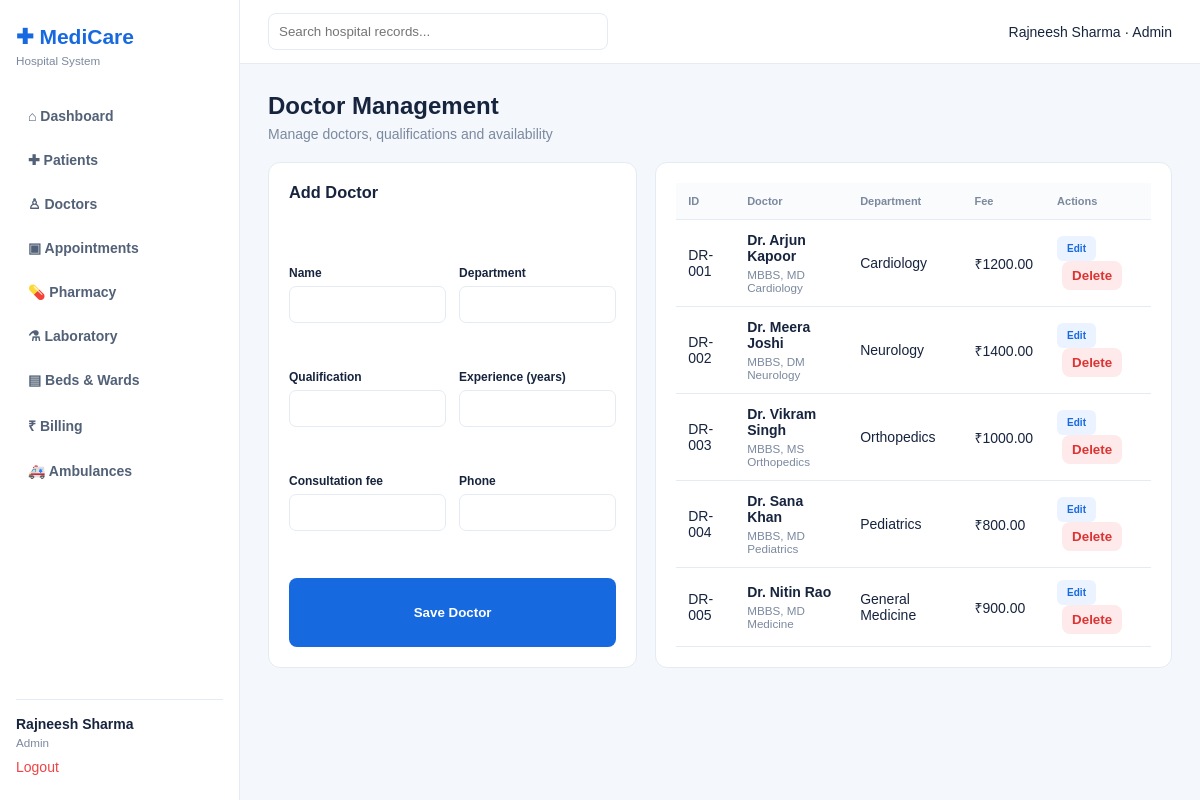
/doctors (signed in), run on the app's committed database.
### app.py (models this page shows)
class Doctor(db.Model):
    __tablename__='doctors'; id=db.Column(db.Integer,primary_key=True); doctor_code=db.Column(db.String(20),unique=True); name=db.Column(db.String(100),nullable=False); department=db.Column(db.String(80)); qualification=db.Column(db.String(120)); experience=db.Column(db.Integer,default=0); fee=db.Column(db.Numeric(10,2),default=0); phone=db.Column(db.String(20)); available=db.Column(db.Boolean,default=True)

### app.py (the view, shortened to what this page needs)
@app.route('/doctors', methods=['GET','POST'])
@login_required
def doctors():
    return render_template('doctors.html',records=Doctor.query.all())

### app.py (called while the page is built)
def login_required(fn):
    @wraps(fn)
    def wrapper(*args, **kwargs):
        if not session.get('user_id'): return redirect(url_for('login'))
        return fn(*args, **kwargs)
    return wrapper

### templates/doctors.html
{% extends 'base.html' %}{% block content %}<div class="title"><div><h1>Doctor Management</h1><p>Manage doctors, qualifications and availability</p></div></div><div class="split"><form method="post" class="panel form"><h3>Add Doctor</h3><label>Name<input name="name" required></label><label>Department<input name="department" required></label><label>Qualification<input name="qualification"></label><label>Experience (years)<input type="number" name="experience"></label><label>Consultation fee<input type="number" name="fee"></label><label>Phone<input name="phone"></label><button class="wide">Save Doctor</button></form><div class="panel"><table><tr><th>ID</th><th>Doctor</th><th>Department</th><th>Fee</th><th>Actions</th></tr>{% for x in records %}<tr><td>{{x.doctor_code}}</td><td><b>{{x.name}}</b><small>{{x.qualification}}</small></td><td>{{x.department}}</td><td>₹{{x.fee}}</td><td><a class="edit-btn" href="{{url_for('edit_record',entity='doctor',record_id=x.id)}}">Edit</a><form class="delete-form" method="post" action="{{url_for('delete_record',entity='doctor',record_id=x.id)}}" onsubmit="return confirm('Delete this doctor?')"><button>Delete</button></form></td></tr>{% else %}<tr><td colspan="4">No doctors added.</td></tr>{% endfor %}</table></div></div>{% endblock %}

### static/style.css (style rules this page uses)
:root { --blue:#1769e0;--ink:#17243e;--muted:#7b899f;--line:#e5ebf3;--bg:#f4f7fb }
* { box-sizing:border-box }
body { margin:0;font:14px Arial;color:var(--ink);background:var(--bg) }
.title { display:flex;align-items:end;justify-content:space-between;margin-bottom:20px }
.title h1 { margin:0 0 6px;font-size:24px }
.title p { margin:0;color:var(--muted) }
.btn,button { background:var(--blue);color:#fff;border:0;border-radius:8px;padding:10px 15px;text-decoration:none;font-weight:bold }
.cards article,.panel { background:#fff;border:1px solid var(--line);border-radius:12px;padding:20px }
.panel { margin-top:18px;overflow:auto }
.panel h3 { margin-top:0 }
table { width:100%;border-collapse:collapse }
th,td { text-align:left;padding:12px;border-bottom:1px solid var(--line) }
th { font-size:11px;color:var(--muted);background:#fafbfd }
td small { display:block;color:var(--muted);margin-top:4px }
.split { display:grid;grid-template-columns:1fr 1.4fr;gap:18px }
.split .panel { margin:0 }
.form { display:grid;grid-template-columns:1fr 1fr;gap:13px }
.form h3,.wide { grid-column:1/-1 }
.form label { font-size:12px;font-weight:bold }
.form input,.form select,.form textarea,.searchbar input { display:block;width:100%;border:1px solid var(--line);border-radius:7px;padding:10px;margin-top:6px }
.edit-btn { display:inline-block;background:#eaf3ff;color:#1769e0;padding:7px 10px;border-radius:6px;text-decoration:none;font-size:10px;font-weight:bold }
.delete-form { display:inline-block;margin-left:5px }
.delete-form button { background:#feeaea;color:#d33;padding:7px 10px }

### data on the page
Doctor: doctor_code "DR-001", name "Dr. Arjun Kapoor", qualification "MBBS, MD Cardiology", department "Cardiology", fee "1200.00"
Doctor: doctor_code "DR-002", name "Dr. Meera Joshi", qualification "MBBS, DM Neurology", department "Neurology", fee "1400.00"
Doctor: doctor_code "DR-003", name "Dr. Vikram Singh", qualification "MBBS, MS Orthopedics", department "Orthopedics", fee "1000.00"
Doctor: doctor_code "DR-004", name "Dr. Sana Khan", qualification "MBBS, MD Pediatrics", department "Pediatrics", fee "800.00"
Doctor: doctor_code "DR-005", name "Dr. Nitin Rao", qualification "MBBS, MD Medicine", department "General Medicine", fee "900.00"

### other printed values
{{ session.name }} "Rajneesh Sharma"
{{ session.role|title }} "Admin"
